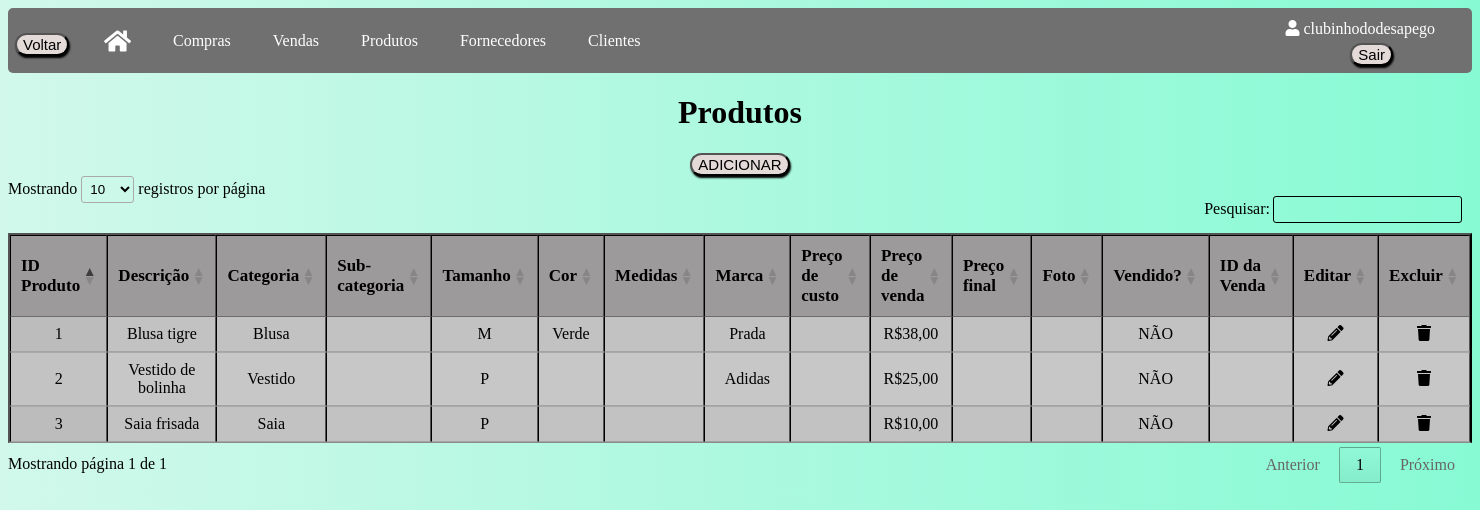
The page /produtos (signed in) on the database as committed earlier.
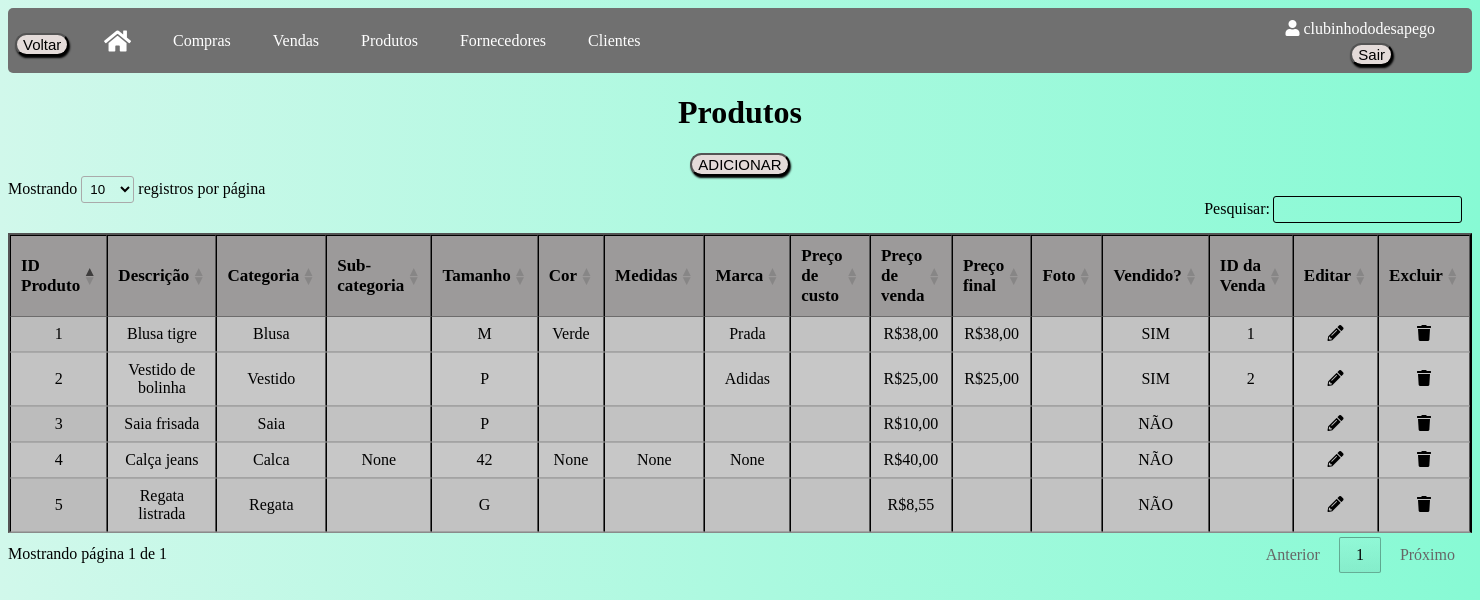
The same page on the database as committed later.
### app/models/tables.py (models this page shows, shortened)
class Usuario(db.Model, UserMixin):
    __tablename__ = "usuarios"
    id = db.Column(db.Integer, primary_key=True, autoincrement=True)
    nome_brecho = db.Column(db.String(100))
    email = db.Column(db.String(84), unique=True)
    usuario = db.Column(db.String(80), unique=True)
    senha = db.Column(db.String(128))
    clientes = db.relationship("Cliente", backref="usuario")
    produtos = db.relationship("Produto", backref="usuario")
    fornecedores = db.relationship("Fornecedor", backref="usuario")
    compras = db.relationship("Compra", backref="usuario")
    vendas = db.relationship("Venda", backref="usuario")

class Produto(db.Model):
    __tablename__ = "produtos"
    id = db.Column(db.Integer, primary_key=True, autoincrement=True)
    descricao = db.Column(db.String(120))
    categoria = db.Column(db.String(80))
    sub_categoria = db.Column(db.String(80))
    tamanho = db.Column(db.String(30))
    cor = db.Column(db.String(30))
    medidas = db.Column(db.Integer)
    marca = db.Column(db.String(80))
    preco_custo = db.Column(db.Float)
    preco_venda = db.Column(db.Float)
    preco_final = db.Column(db.Float)
    foto = db.Column(db.LargeBinary)
    vendido = db.Column(db.Boolean, default=False)
    id_usuario = db.Column(db.Integer, db.ForeignKey('usuarios.id'))
    vendas = db.relationship('Venda', secondary=produtos_vendas, back_populates='produtos')

class Venda(db.Model):
    __tablename__ = "vendas"
    id = db.Column(db.Integer, primary_key=True, autoincrement=True)
    desconto = db.Column(db.Integer)
    val_total = db.Column(db.Float)
    forma_pagamento = db.Column(db.String(50))
    tipo_venda = db.Column(db.String(10))
    dta_venda = db.Column(db.Date)
    id_usuario = db.Column(db.Integer, db.ForeignKey('usuarios.id'))
    nome_cliente = db.Column(db.String, db.ForeignKey('clientes.nome'))
    produtos = db.relationship('Produto', secondary=produtos_vendas, back_populates='vendas')

### app/default.py (the view)
@login_required
@app.route("/produtos", methods=['GET', 'POST'])
def produtos():
    produtos = Produto.query.filter_by(id_usuario=current_user.id).all()
    return render_template("produtos.html", produtos=produtos, format_currency=format_currency)

### app/default.py (called while the page is built)
@login_manager.user_loader
def load_user(id_usuario):
    return Usuario.query.get(int(id_usuario))

def format_currency(value):
    if value is not None:
        if isinstance(value, str):
            try:
                value = float(value.replace('R$', '').replace('.', '').replace(',', '.'))
            except ValueError:
                return None
        return f'R${value:,.2f}'.replace(',', ';').replace('.', ',').replace(';', '.')
    return None

### app/templates/produtos.html (shortened to what this page needs)
<!DOCTYPE html>
<html lang="en">
<head>
    <link rel="stylesheet" type="text/css" href="{{ url_for('static', filename='css/vendas.css') }}">
    <link rel="stylesheet" href="https://cdnjs.cloudflare.com/ajax/libs/font-awesome/5.15.3/css/all.min.css">
    <link rel="stylesheet" type="text/css" href="https://cdn.datatables.net/1.11.5/css/jquery.dataTables.min.css">
</head>
<body>
    <div class="usuario-logado"><i class="fas fa-user"></i> {{ current_user.usuario }}</div>
    <div class="logout">
        <form method="POST" action="{{ url_for('logout') }}">
            <button class="button" type="submit">Sair</button>
        </form>
    </div>
    <div class="navbar">
        <button onclick="window.history.back()" class="button button_voltar">Voltar</button>
        <a href="/home"><i class="fas fa-home icone-casa"></i></a>
        <a href="/compras">Compras</a>
        <a href="/vendas">Vendas</a>
        <a href="/produtos">Produtos</a>
        <a href="/fornecedores">Fornecedores</a>
        <a href="/clientes">Clientes</a>
    </div>
    <h1 class="titulo">Produtos</h1>
    <button class="button"><a href="produtoscadastro">ADICIONAR</a></button>
    <table id="tabelaProdutos" class="tabela display" border="2">
        <thead>
            <tr>
                <th>ID Produto</th>
                <th>Descrição</th>
                <th>Categoria</th>
                <th>Sub-categoria</th>
                <th>Tamanho</th>
                <th>Cor</th>
                <th>Medidas</th>
                <th>Marca</th>
                <th>Preço de custo</th>
                <th>Preço de venda</th>
                <th>Preço final</th>
                <th>Foto</th>
                <th>Vendido?</th>
                <th>ID da Venda</th>
                <th>Editar</th>
                <th>Excluir</th>
            </tr>
        </thead>
        <tbody>
            {% for produto in produtos %}
            <tr>
                <td>{{ produto.id }}</td>
                <td>{{ produto.descricao }}</td>
                <td>{{ produto.categoria }}</td>
                <td>{{ produto.sub_categoria }}</td>
                <td>{{ produto.tamanho }}</td>
                <td>{{ produto.cor }}</td>
                <td>{{ produto.medidas }}</td>
                <td>{{ produto.marca }}</td>
                <td>
                </td>
                <td>
                    {% if produto.preco_venda is not none %}
                        {{ format_currency(produto.preco_venda) }}
                    {% endif %}
                </td>
                <td>
                    {% if produto.preco_final is not none %}
                        {{ format_currency(produto.preco_final) }}
                    {% endif %}
                </td>
                <td>
                </td>
                <td>
                    {% if produto.vendido %}
                        SIM
                    {% else %}
                        NÃO
                    {% endif %}
                </td>
                <td>
                    {% for venda in produto.vendas %}
                        {{ venda.id }}
                    {% endfor %}
                </td>
                <td>
                    <a href="/editarprodutos/{{ produto.id }}">
                    <div class="icon-container"><i class="fas fa-pencil-alt"></i></div>
                    </a>
                </td>
                <td>
                    <a href="/excluirprodutos/{{ produto.id }}" class="excluir-produto" data-id="{{ produto.id }}" data-confirm="Tem certeza de que deseja excluir este produto?">
                        <div class="icon-container"><i class="fas fa-trash"></i></div>
                    </a>
                </td>
            </tr>
            {% endfor %}
        </tbody>
    </table>
</body>
</html>

### app/static/css/vendas.css (style rules this page uses)
body { background: linear-gradient(to right, #d1f8eb, #87fad4); }
.usuario-logado { position: absolute; top: 20px; right: 45px; color: white; }
.logout { position: absolute; top: 43px; right: 87px; }
.button_voltar { position: absolute; top: 33px; left: 15px; }
.button { margin-bottom: 20px; font-size: 15px; margin-bottom: 13px; display: block; margin: 0 auto; background-color: #e4dbd9; cursor: pointer; transition: background-color 0.3s ease; border-radius: 20px; box-shadow: 1px 2px 2px black; }
.navbar { overflow: hidden; background-color: #707070; height: 65px; border-radius: 5px; }
.navbar a { float: left; display: flex; align-items: center; color: white; text-align: center; padding: 0px 16px; text-decoration: none; height: 100%; margin-left: 80px; margin-right: -70px; }
.icone-casa { font-size: 24px; }
.titulo { text-align: center; }
.tabela { border-collapse: collapse; width: 100%; text-align: center; background-color: #c7c7c7; margin-top: 50px; border-color: black; }
th { font-size: 17px; background-color: #9c9a9a; }
a { text-decoration: none; color: #000; }

Rows that differ between the two databases and show on the page:
changed Produto "Blusa tigre": preco_final (not shown) → "R$38,00"; vendido "NÃO" → "SIM"
added Venda: id "1", shown under Produto "Blusa tigre"
changed Produto "Vestido de bolinha": preco_final (not shown) → "R$25,00"; vendido "NÃO" → "SIM"
added Venda: id "2", shown under Produto "Vestido de bolinha"
added Produto: id "4", descricao "Calça jeans", categoria "Calca", sub_categoria "None", tamanho "42", cor "None", medidas "None", marca "None", preco_venda "R$40,00", vendido "NÃO"
added Produto: id "5", descricao "Regata listrada", categoria "Regata", tamanho "G", preco_venda "R$8,55", shows "NÃO"
